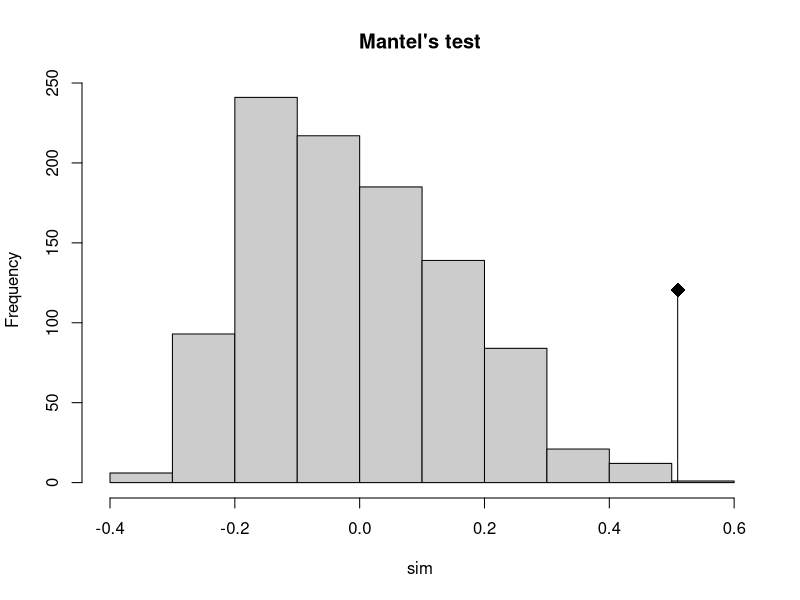

Write the R code that produced this figure.
library(ade4)


### Name: mantel.randtest
### Title: Mantel test (correlation between two distance matrices (in C).)
### Aliases: mantel.randtest
### Keywords: array nonparametric

### ** Examples

data(yanomama)
gen <- quasieuclid(as.dist(yanomama$gen))
geo <- quasieuclid(as.dist(yanomama$geo))
plot(r1 <- mantel.randtest(geo,gen), main = "Mantel's test")
r1
